Frame 1 (no input): blank canvas, image omitted
Frame 60 (the mouse pressed at the canvas centre just before this capture): blank canvas, image omitted
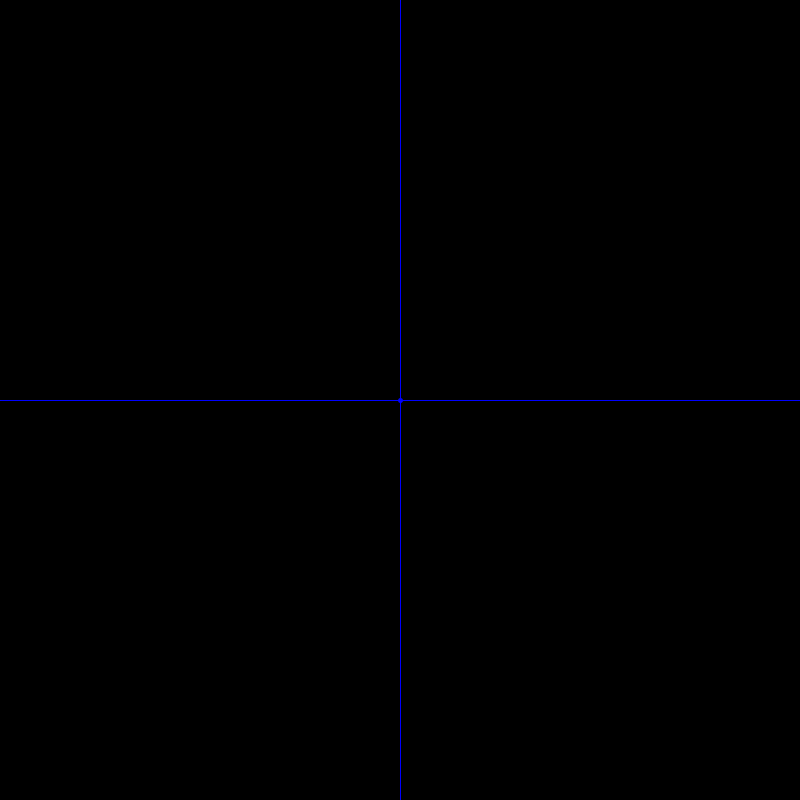
Frame 120 (the mouse held since frame 60 and released just before this capture)

The Processing sketch whose frames 1 and 60 were blank and that drew this single picture after the mouse press (run headless with seeded random() and noise(); from frame 60 on, the mouse is pressed at the canvas centre):

// Processing sketch: LineTest
// ── LineTest.pde
int NumWalls = 0;

Wall[] walls = new Wall[NumWalls + 4];
Ray r;
Emitter e;

boolean drawWalls = false;
int delay = 0;

void setup() {
    size(800,800);
    for (int i = 0; i < NumWalls; i++) {
        walls[i] = new Wall((int)random(0, width),(int)random(0, height),(int)random(0, width),(int)random(0, width));
    }
    walls[NumWalls] = new Wall(0, 0, width, 0);
    walls[NumWalls + 1] = new Wall(0,0, 0, height);
    walls[NumWalls + 2] = new Wall(0, height, width, height);
    walls[NumWalls + 3] = new Wall(width, 0, width, height);
    e = new Emitter(100,700, 1);
}

void draw()
{
    background(0);
    if (keyPressed) {
        if (key == 'b' && delay == 0) {
            drawWalls = !drawWalls;
            delay = 60;
        }
        if (key == 'p') {
            exit();
        }
    }
    if (drawWalls) {
        for (int i = 0; i < NumWalls + 4; i++) {
            walls[i].draw();
        }
    }
    e.move(mouseX, mouseY);
    strokeWeight(5);
    point(mouseX, mouseY);
    e.draw();
    e.test(walls);
    if (delay > 0) {
        delay--;
    }
}


class Wall{

    public PVector a = new PVector();
    public PVector b = new PVector();

    Wall(int x1, int y1, int x2, int y2) {
        a.x = x1;
        a.y = y1;
        b.x = x2;
        b.y = y2;
    }

    void draw()
    {
        stroke(255);
        strokeWeight(10);
        line(a.x, a.y,b.x, b.y);
    }
}


class Ray{

    PVector pos = new PVector();
    PVector dir = new PVector();
    float angle;
    Ray nextBounce;
    int depth;
    int maxBrightness;

    Ray(int x, int y, float angle, int maxBrightness, int depth) {
        this.angle = angle;
        this.depth = depth;
        this.maxBrightness = maxBrightness;
        pos.x = x;
        pos.y = y;
        dir = PVector.fromAngle(angle);
    }

    void draw() {
    }

    void move(int x, int y)
    {
        pos.x = x;
        pos.y = y;
    }

    PVector test(Wall wall) {
        float x3 = pos.x;
        float y3 = pos.y;
        float x4 = pos.x + dir.x;
        float y4 = pos.y + dir.y;
        float x1 = wall.a.x;
        float y1 = wall.a.y;
        float x2 = wall.b.x;
        float y2 = wall.b.y;
        float denominator = (x1 - x2) * (y3 - y4) - (y1 - y2) * (x3 - x4);
        if (denominator == 0) {
            return null;
        }
        float t = ((x1 - x3) * (y3 - y4) - (y1 - y3) * (x3 - x4)) / denominator;
        float u = ((x1 - x3) * (y1 - y2) - (y1 - y3) * (x1 - x2)) / denominator;
        if (t > 0 && t < 1 && u > 0) {
            PVector point = new PVector();
            point.x = x1 + t * (x2 - x1);
            point.y = y1 + t * (y2 - y1);
            return point;
        }
        return null;
    }
}





class Emitter{

    int MAXDEPTH = 3;

    PVector pos = new PVector();
    Ray[][] rays;
    int density;

    Emitter(int x, int y, int density) {
        this.density = density;
        // rays = new Ray[360 * density][MAXDEPTH];
        // rays = new Ray[1][MAXDEPTH];
        rays = new Ray[8][MAXDEPTH];
        pos.x = x;
        pos.y = y;
        createRays();
    }

    void createRays() {
        for (int i = 0; i < rays.length; i++) {
            rays[i][0] = new Ray((int)pos.x,(int)pos.y, radians(map(i,0,rays.length,0,360)),255,0);
        }
    }

    void move(int x, int y)
    {
        pos.x = x;
        pos.y = y;
        for (int i = 0; i < rays.length; i++) {
            rays[i][0].move(x, y);
        }
    }

    void draw()
    {
        for (int i = 0; i < rays.length; i++) {
            for (int depth = 0; depth < 3; depth++) {
                if (rays[i][depth] != null) {
                    rays[i][depth].draw();
                }
            }
        }
    }

    void test(Wall[] walls)
    {

        for (int i = 0; i < rays.length; i++) {
            for (int depth = 0; depth < 3; depth++) {
                if (rays[i][depth] != null) {
                    float closestDist = 20000000;
                    PVector closestHit = null;
                    int wallIndex = -1;
                    for (int j = 0; j < walls.length; j++) {
                        PVector hit = rays[i][depth].test(walls[j]);
                        if (hit!= null) {
                            float dist = pos.dist(hit);
                            if (dist < closestDist)
                            {
                                closestHit = hit;
                                closestDist = dist;
                                wallIndex = j;
                            }

                        }
                    }

                    if (closestHit != null)
                    {
                        float intensity = 255;
                        strokeWeight(1);
                        if (depth == 0) {
                            stroke(intensity,0,0);
                        } else if (depth == 1) {
                            stroke(0,intensity,0);
                        } else if (depth == 2) {
                            stroke(0,0,intensity);
                        }

                        point(closestHit.x, closestHit.y);
                        line(rays[i][depth].pos.x, rays[i][depth].pos.y, closestHit.x, closestHit.y);
                        if (depth!= 2) {
                            Wall w = walls[wallIndex];
                            float lineAngle = atan2(w.b.y - w.a.y, w.b.x - w.a.x);
                            float newAngle = 2 * lineAngle - rays[i][depth].angle;
                            rays[i][depth + 1] = new Ray((int)closestHit.x,(int)closestHit.y, newAngle, 255, depth + 1);
                        }

                    }
                }
            }
        }

    }

}
